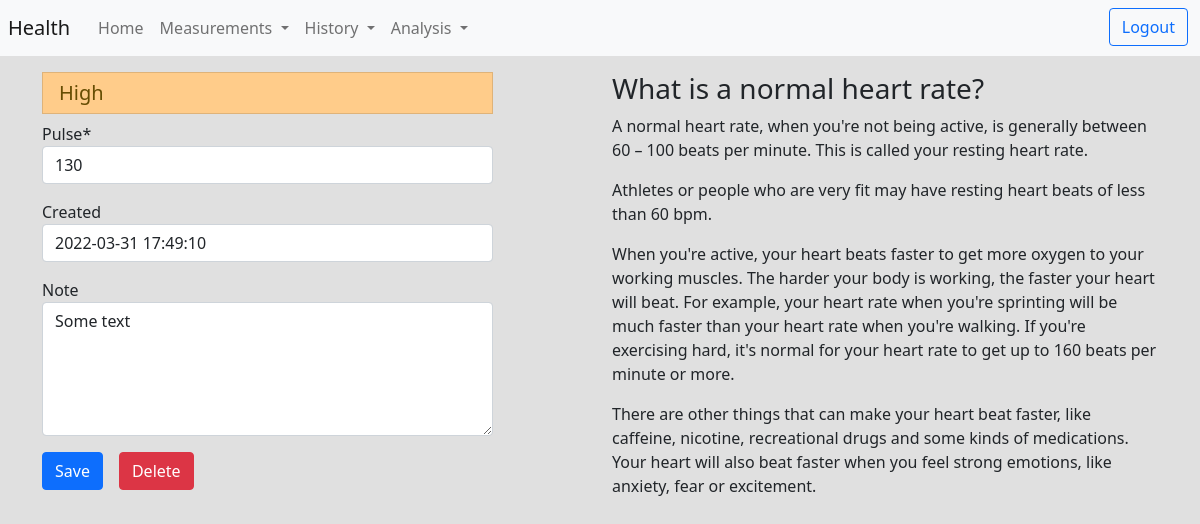
Screenshot of /history/pulse/details/8 (signed in) with the database file from the repository.
### measurements/models.py (models this page shows, shortened)
class Pulse(Timestamp):
  user = models.ForeignKey("auth.User", on_delete=models.CASCADE, related_name="pulse")
  pulse = models.IntegerField(blank=False, null=False)
  category = models.PositiveSmallIntegerField(default=PCategory.NORMAL)
  note = models.TextField(max_length=500, blank=True, null=True)

### history/views.py (the view)
# urls.py: path('pulse/details/<int:measurement_id>', PulseDetail, name='pulse_details'),
def PulseDetail(request, measurement_id):
  measurement = get_object_or_404(Pulse, id=measurement_id)
  if request.user == measurement.user:
    if request.method == 'POST':
      if request.POST.get('delete') == 'Delete':
        measurement.delete()
        return HttpResponseRedirect(reverse('history:pulse_history'))
      else:
        form = PulseFormEdit(request.POST, instance=measurement)
        if form.is_valid():
          instance = form.save(commit=False)
          instance.user = request.user
          instance.save()
          return render(request, 'history/pulse_details.html',
                        {'form': form,
                         'm_category': measurement.category,
                         'category': PCategory,
                         'info': 'Saved'})
    else:
      form = PulseFormEdit(instance=measurement)
      return render(request, 'history/pulse_details.html',
                    {'form': form,
                    'm_category': measurement.category,
                    'category': PCategory})
  else:
    return HttpResponseRedirect(reverse_lazy('login'))

### measurements/forms.py
class PulseFormEdit(PulseForm):
  def __init__(self, *args, **kwargs):
    super().__init__(*args, **kwargs)
    self.helper.layout = Layout(
        Field(
          'pulse', placeholder='bpm',
        ),
        Field(
          'created', placeholder=timezone.now(), css_class='mb-3'
        ),
        Field(
          'note', rows=5, placeholder=' Some info for yourself in the future...', css_class='w-100'
        ),
        ButtonHolder(
          Submit('submit', 'Save', css_class='btn btn-succes'),
          Submit('delete', 'Delete', css_class='btn btn-danger mx-3'),
          HTML('''{% if info %}<p class="align-self-center mb-0 jump-into">{{ info }}</p>{% endif %}'''),
          css_class='d-flex mt-2 mb-5'
        )
      )

### history/templates/history/pulse_details.html (shortened to what this page needs)
{% extends "base.html" %}
{% load crispy_forms_tags %}
{% block body %}
  <div class="container">
    <div class="row">
      <div class="col-sm-12 col-lg-5">
        {% if m_category == category.LOW %}
          <h5 class="list-group-item list-group-item-warning">Low</h5>
        {% elif m_category == category.HIGH %}
          <h5 class="list-group-item list-group-item-height-warning">High</h5>
        {% else %}
          <h5 class="list-group-item list-group-item-success">Normal</h5>
        {% endif %}
        {% crispy form %}
      </div>
      <div class="col-sm-12 col-lg-6 offset-lg-1">
        <h3>
          What is a normal heart rate?
        </h3>
        <p>
          A normal heart rate, when you're not being active,
          is generally between 60 – 100 beats per minute.
          This is called your resting heart rate.
        </p>
        <p>
          Athletes or people who are very fit may have resting
          heart beats of less than 60 bpm.
        </p>
        <p>
          When you're active, your heart beats faster to get
          more oxygen to your working muscles. The harder
          your body is working, the faster your heart will beat.
          For example, your heart rate when you're sprinting
          will be much faster than your heart rate when you're
          walking. If you're exercising hard, it's normal for your
          heart rate to get up to 160 beats per minute or more.
        </p>
        <p>
          There are other things that can make your heart beat
          faster, like caffeine, nicotine, recreational drugs
          and some kinds of medications. Your heart will also
          beat faster when you feel strong emotions, like anxiety,
          fear or excitement.
        </p>
      </div>
    </div>
  </div>
{% endblock %}

### common/static/common/css/style.css (style rules this page uses)
body { background-color: rgb(224, 224, 224); }
.form-group { margin-bottom: 1rem; }
.list-group-item-height-warning, .table-height-warning > td, .table-height-warning > th { background-color: #ffcc8a; color: #664d03; }

### rows the page displays
Pulse: pulse "130", created "2022-03-31 17:49:10", note "Some text"
